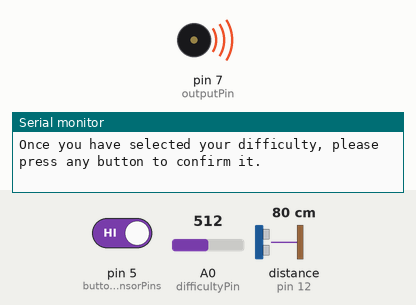
The sketch below on a simulated Arduino Uno, built with avr-gcc and run on an emulated ATmega328P. Parts: buzzer (waves = sounding), the last lines printed to the serial monitor. Inputs (shaded band) come from the test bench; at power-on: pin 5 (buttonSensorPins) HIGH, A0 (difficultyPin) = 512, distance to the obstacle (sensor on pin 12) 80 cm. The echo pulse lasts 58.3 µs per cm.

Above: at 1.4 s.
1.5 s: pin 5 (buttonSensorPins) driven LOW
At 3.5 s:
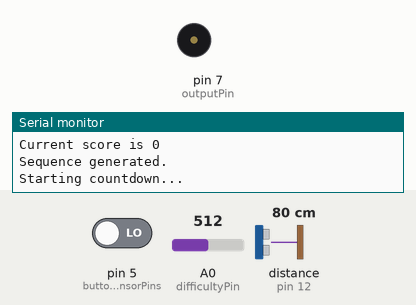
Timing chart, 0 to 9.7 s (numbered marks = the images above; inputs shaded):
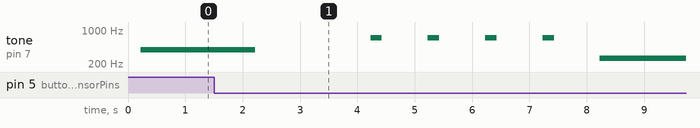

Measured:
- after the input at 1.5 s, tone on pin 7 (outputPin): 392 Hz → silent after 0.72 s, then repeats every 1.0 s: 700 Hz 0.20 s, silent 0.80 s, until it stays 261 Hz from 8.2 s

The sketch:

SimonSaysProximityGame.ino
```cpp
#include "ProximityGame.h"
#include <time.h>
#include <stdlib.h>

//all other dependencies defined inside Game.h :)

//Pin 0 - button, Pin 1 - echo, pin 2 - trigger. Check documentation for more info.
int buttonSensorPins[3] = {5,12,13};
int outputPin = 7;
int difficultyPin = A0;
int userSize = 4;
proximityGame thegame;


void setup() {
  Serial.begin(9600);
  thegame.setupGame(buttonSensorPins, outputPin, difficultyPin, userSize, true);
}

void loop() {
  thegame.gameLoop();
}
```
